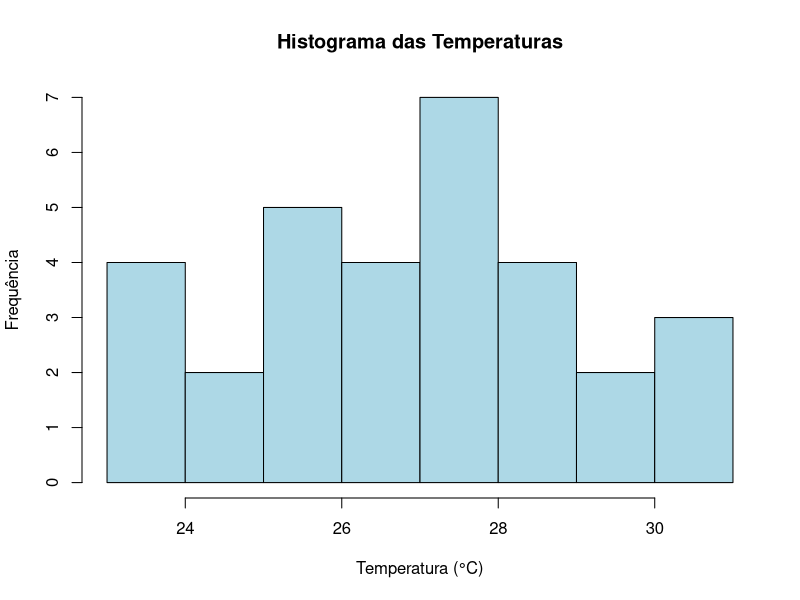
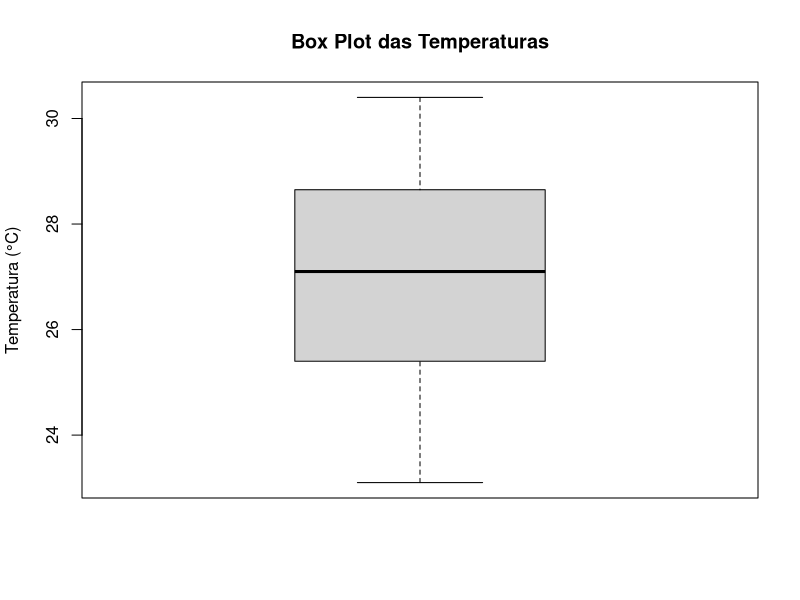

Recreate these plots in R, in order.
# Temperaturas máximas diárias registradas
temperaturas <- c(24.6, 25.2, 26.6, 25.9, 27.4, 28.5, 30.0, 30.4, 30.4, 28.9, 27.1, 27.8, 28.9, 29.1, 28.8, 27.2, 26.8, 27.9, 30.1, 27.1, 24.0, 23.1, 24.5, 25.2, 27.0, 27.2, 26.2, 25.6, 23.5, 24.0, 25.7)

# a) Quantas temperaturas foram registradas?
num_temperaturas <- length(temperaturas)
cat("a) Quantidade de temperaturas registradas:", num_temperaturas, "\n")

# b) Qual a temperatura máxima registada? E a mínima?
temp_maxima <- max(temperaturas)
temp_minima <- min(temperaturas)
cat("b) Temperatura máxima registrada:", temp_maxima, "\n")
cat("   Temperatura mínima registrada:", temp_minima, "\n")

# c) Qual a temperatura média?
temp_media <- mean(temperaturas)
cat("c) Temperatura média:", temp_media, "\n")

# d) A dispersão das temperaturas relativamente à temperatura média é medida pelo desvio padrão. # nolint: line_length_linter.
dispersao <- sd(temperaturas)
cat("d) A dispersão das temperaturas relativamente à temperatura média é", dispersao, "\n") # nolint

# e) Ordene a amostra
temperaturas_ordenadas <- sort(temperaturas)
cat("e) Amostra ordenada:", temperaturas_ordenadas, "\n")

# f) Obtenha a mediana e interprete o resultado
mediana <- median(temperaturas)
cat("f) Mediana:", mediana, "\n")
cat("   A mediana é o valor que divide a amostra ao meio, ou seja, 50% das temperaturas estão abaixo dela e 50% estão acima dela. No caso, a mediana representa o valor central da amostra ordenada.\n")

# g) Obtenha o histograma das temperaturas e analise-o
hist(temperaturas, main = "Histograma das Temperaturas", xlab = "Temperatura (°C)", ylab = "Frequência", col = "lightblue")
# Análise: O histograma mostra a distribuição das temperaturas em relação à frequência. Pode-se observar a forma da distribuição a partir do histograma.

# h) Obtenha a box-plot e analise-a
boxplot(temperaturas, main = "Box Plot das Temperaturas", ylab = "Temperatura (°C)")
# Análise: A box-plot fornece informações sobre a mediana, os quartis e os valores discrepantes (outliers). Pode ajudar a identificar a presença de valores extremos na amostra.

# i) Relativamente à simetria/assimetria, a distribuição das temperaturas é:
# Para avaliar a simetria/assimetria, você pode usar o gráfico de histograma ou uma medida de assimetria como a assimetria de Pearson ou a assimetria de Fisher. Não é possível determinar a simetria/assimetria sem ver a distribuição real.

# j) Obtenha a tabela de frequências das temperaturas
tabela_freq <- table(temperaturas)
print("j) Tabela de Frequências:")
print(tabela_freq)

# k) Agrupe os dados das temperaturas em 4 classes
classes_4 <- cut(temperaturas, breaks = 4, include.lowest = TRUE)
print("k) Dados agrupados em 4 classes:")
print(table(classes_4))

# l) Agrupe os dados das temperaturas em 5 classes
classes_5 <- cut(temperaturas, breaks = 5, include.lowest = TRUE)
print("l) Dados agrupados em 5 classes:")
print(table(classes_5))
